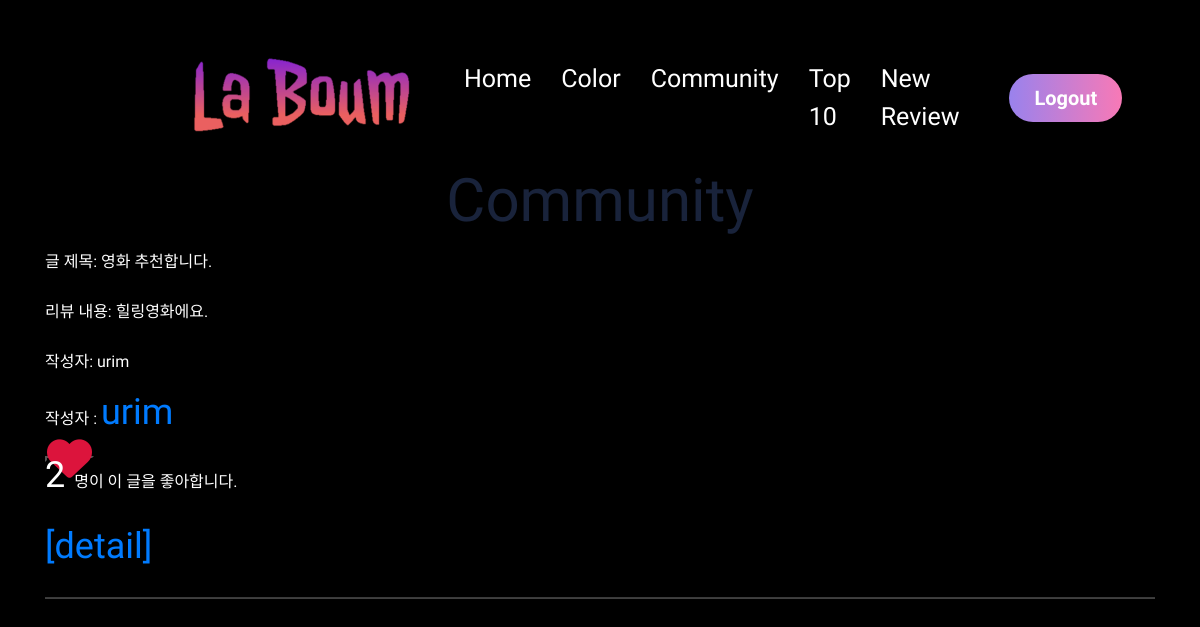
Page /community/ (signed in) on the committed database.
### community/models.py (models this page shows)
class Review(models.Model):
    RANKS = [
        (1, '★'),
        (2, '★★'),
        (3, '★★★'),
        (4, '★★★★'),
        (5, '★★★★★'),
    ]
    title = models.CharField(max_length=100)
    movie_title = models.CharField(max_length=50)
    rank = models.IntegerField(choices=RANKS, default=5)
    content = models.TextField()
    created_at = models.DateTimeField(auto_now_add=True)
    updated_at = models.DateTimeField(auto_now=True)
    user = models.ForeignKey(settings.AUTH_USER_MODEL, on_delete=models.CASCADE)
    like_users = models.ManyToManyField(settings.AUTH_USER_MODEL, related_name='like_reviews')

### accounts/models.py (models this page shows)
class User(AbstractUser):
    followings = models.ManyToManyField('self', symmetrical=False, related_name='followers')

### community/views.py (the view)
# urls.py: path('', views.index, name='index'),
@login_required
@require_GET
def index(request):
    reviews = Review.objects.order_by('-pk')
    context = {
        'reviews': reviews,
    }
    return render(request, 'community/index.html', context)

### community/templates/community/index.html (shortened to what this page needs)
{% extends 'base.html' %}
{% block content %}
  <h1 class="text-center">Community</h1>
  <div class="container">
  {% for review in reviews %}
    <p>글 제목: {{ review.title }}</p>
    <p>리뷰 내용: {{ review.content }}</p>
    <p>작성자: {{ review.user }}</p>
    <p>작성자 : <a href="{% url 'accounts:profile' review.user.username %}">{{ review.user }}</a></p>
     <form class="like-form" data-id="{{ review.pk }}">
      {% if user in review.like_users.all %}
        <button class="btn-link">
          <i id="like-{{ review.pk }}" class="fas fa-heart fa-lg" style="color:crimson"></i>
        </button>
      {% else %}
        <button class="btn-link">
          <i id="like-{{ review.pk }}" class="fas fa-heart fa-lg" style="color:black"></i>
        </button>
      {% endif %}
    </form>
    <p>
      <span id="like-count-{{ review.pk }}">
      {{ review.like_users.all|length }}
      </span> 명이 이 글을 좋아합니다.
    </p>
    <a href="{% url 'community:detail' review.pk %}">[detail]</a>
    <hr>
  {% endfor %}
  </div>
  <link rel="stylesheet" href="https://cdnjs.cloudflare.com/ajax/libs/font-awesome/6.0.0-beta2/css/all.min.css" />
{% endblock %}

### templates/base.html (style rules this page uses)
* { font-family:'Gowun Dodum', sans-serif; font-size:1.5rem; color:white; }

### rows in the picture
Review: title "영화 추천합니다.", content "힐링영화에요.", user "urim", like_users.all|length "2"
